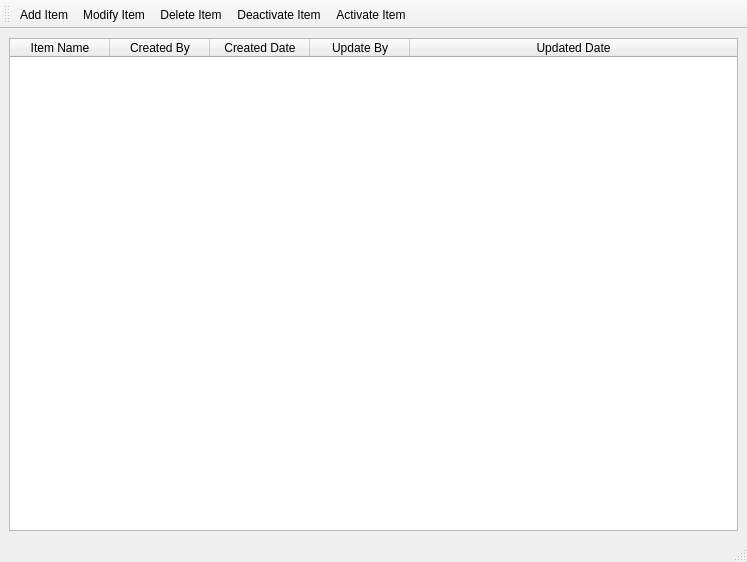
<?xml version="1.0" encoding="UTF-8"?>
<ui version="4.0">
 <class>MainWindow</class>
 <widget class="QMainWindow" name="MainWindow">
  <property name="geometry">
   <rect>
    <x>0</x>
    <y>0</y>
    <width>747</width>
    <height>562</height>
   </rect>
  </property>
  <property name="windowTitle">
   <string>Check Item Configuration</string>
  </property>
  <widget class="QWidget" name="centralwidget">
   <layout class="QVBoxLayout" name="verticalLayout">
    <item>
     <widget class="QTreeWidget" name="itemTree">
      <property name="headerHidden">
       <bool>false</bool>
      </property>
      <attribute name="headerCascadingSectionResizes">
       <bool>true</bool>
      </attribute>
      <column>
       <property name="text">
        <string notr="true">Item Name</string>
       </property>
       <property name="textAlignment">
        <set>AlignCenter</set>
       </property>
      </column>
      <column>
       <property name="text">
        <string>Created By</string>
       </property>
       <property name="textAlignment">
        <set>AlignCenter</set>
       </property>
      </column>
      <column>
       <property name="text">
        <string>Created Date</string>
       </property>
       <property name="textAlignment">
        <set>AlignCenter</set>
       </property>
      </column>
      <column>
       <property name="text">
        <string>Update By</string>
       </property>
       <property name="textAlignment">
        <set>AlignCenter</set>
       </property>
      </column>
      <column>
       <property name="text">
        <string>Updated Date</string>
       </property>
       <property name="textAlignment">
        <set>AlignCenter</set>
       </property>
      </column>
     </widget>
    </item>
   </layout>
  </widget>
  <widget class="QMenuBar" name="menubar">
   <property name="geometry">
    <rect>
     <x>0</x>
     <y>0</y>
     <width>747</width>
     <height>26</height>
    </rect>
   </property>
  </widget>
  <widget class="QStatusBar" name="statusbar"/>
  <widget class="QToolBar" name="toolBar">
   <property name="windowTitle">
    <string>toolBar</string>
   </property>
   <attribute name="toolBarArea">
    <enum>TopToolBarArea</enum>
   </attribute>
   <attribute name="toolBarBreak">
    <bool>false</bool>
   </attribute>
   <addaction name="actionAdd_Item"/>
   <addaction name="actionModify_Item"/>
   <addaction name="actionDelete_Item"/>
   <addaction name="actionDeactivate_Item"/>
   <addaction name="actionActivate_Item"/>
  </widget>
  <action name="actionAdd_Item">
   <property name="icon">
    <iconset>
     <normaloff>../images/add item.png</normaloff>../images/add item.png</iconset>
   </property>
   <property name="text">
    <string>Add Item</string>
   </property>
   <property name="toolTip">
    <string>Add Item</string>
   </property>
  </action>
  <action name="actionModify_Item">
   <property name="icon">
    <iconset>
     <normaloff>../images/modify item.png</normaloff>../images/modify item.png</iconset>
   </property>
   <property name="text">
    <string>Modify Item</string>
   </property>
   <property name="toolTip">
    <string>Modify Item</string>
   </property>
  </action>
  <action name="actionDelete_Item">
   <property name="icon">
    <iconset>
     <normaloff>../images/delete item.png</normaloff>../images/delete item.png</iconset>
   </property>
   <property name="text">
    <string>Delete Item</string>
   </property>
   <property name="toolTip">
    <string>Delete Item</string>
   </property>
  </action>
  <action name="actionDeactivate_Item">
   <property name="icon">
    <iconset>
     <normaloff>../images/deactivate item.png</normaloff>../images/deactivate item.png</iconset>
   </property>
   <property name="text">
    <string>Deactivate Item</string>
   </property>
   <property name="toolTip">
    <string>Deactivate Item</string>
   </property>
  </action>
  <action name="actionActivate_Item">
   <property name="icon">
    <iconset>
     <normaloff>../images/activate item.png</normaloff>../images/activate item.png</iconset>
   </property>
   <property name="text">
    <string>Activate Item</string>
   </property>
   <property name="toolTip">
    <string>Activate Item</string>
   </property>
  </action>
 </widget>
 <resources/>
 <connections/>
</ui>
